Frame 1 (no input): blank canvas, image omitted
Frame 60 (no input): blank canvas, image omitted
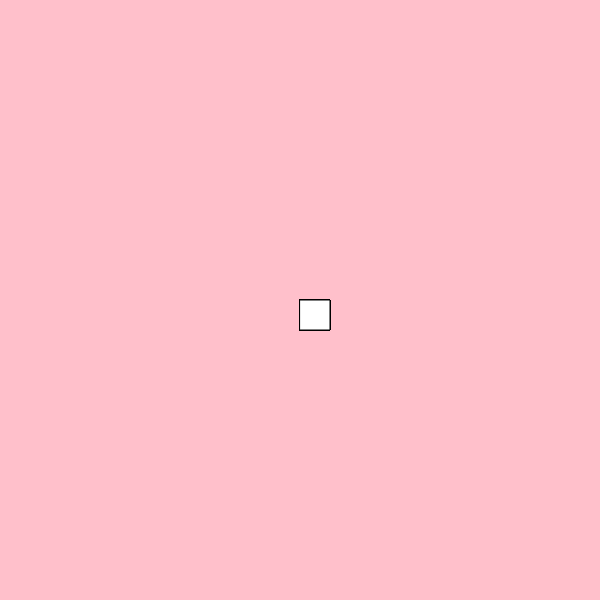
Frame 120 (the mouse pressed at the canvas centre since frame 60)

The p5.js sketch whose frames 1 and 60 were blank and that drew this single picture after the mouse press (run headless with seeded random() and noise() and a simulated clock; from frame 60 on, the mouse is pressed at the canvas centre):

// p5.js sketch
// ── sketch.js
function setup() {
  
 
  createCanvas(600, 600);
   background("pink");
}

function draw() {
  
  fill("white");
  stroke("black");
  
  if(mouseIsPressed) {
    rect(mouseX,mouseY,30,30);
  }
  
}
